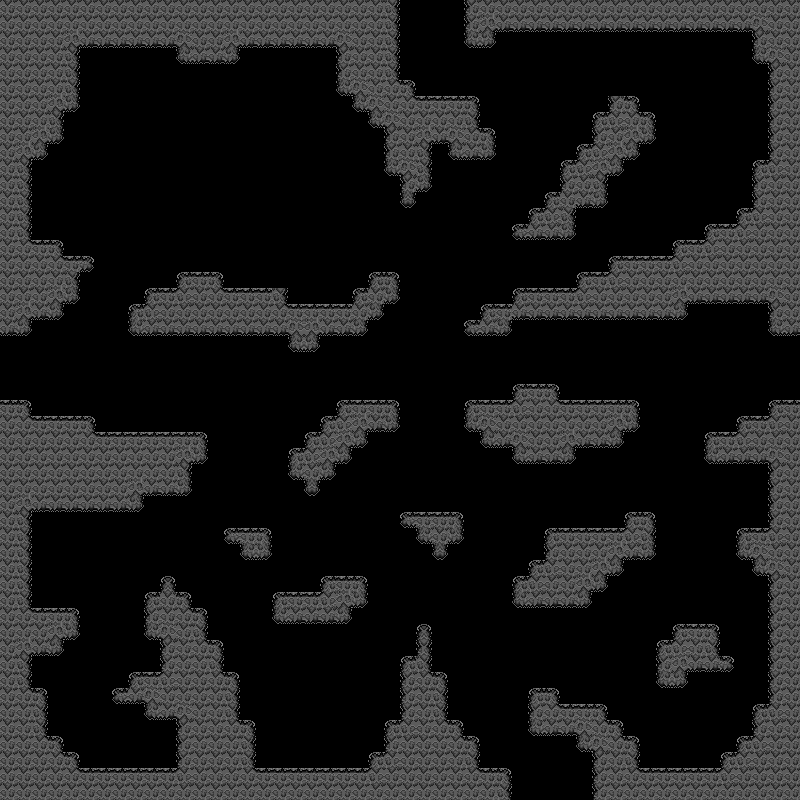

This is a level from a 2D game, rendered from its Tiled map with the project's own tilesets. A one-line summary and the map file follow, with tile-layer data summarised:
An orthogonal 50x50 tile map with 16x16 px tiles, 1 tile layer (terrain), 1 hidden layer not drawn and 18 objects.

<map version="1.10" tiledversion="1.11.2" orientation="orthogonal" renderorder="right-down" width="50" height="50" tilewidth="16" tileheight="16" infinite="0" nextlayerid="5" nextobjectid="37">
 <tileset firstgid="1" source="../Rock Tile Set.tsx" />
 <layer id="1" name="prototype" width="50" height="50" visible="0">
  <data>[2500 cells, 959 non-empty, 2 distinct tile ids]</data>
 </layer>
 <layer id="2" name="terrain" width="50" height="50">
  <properties>
   <property name="st2u:AddComponent" value="ChunkData" />
   <property name="st2u:CompositeCollider2D" type="bool" value="true" />
   <property name="unity:layer" value="Ground" />
  </properties>
  <data>[2500 cells, 941 non-empty, 18 distinct tile ids]</data>
 </layer>
 <objectgroup id="4" name="SpawnLayer">
  <object id="19" gid="40" x="456" y="88" width="16" height="16" />
  <object id="20" gid="40" x="616" y="88" width="16" height="16" />
  <object id="21" gid="40" x="712" y="200" width="16" height="16" />
  <object id="22" gid="40" x="200" y="264" width="16" height="16" />
  <object id="23" gid="40" x="280" y="280" width="16" height="16" />
  <object id="24" gid="40" x="536" y="280" width="16" height="16" />
  <object id="25" gid="40" x="360" y="392" width="16" height="16" />
  <object id="26" gid="40" x="616" y="392" width="16" height="16" />
  <object id="27" gid="40" x="168" y="424" width="16" height="16" />
  <object id="28" gid="40" x="424" y="504" width="16" height="16" />
  <object id="29" gid="40" x="248" y="520" width="16" height="16" />
  <object id="30" gid="40" x="584" y="520" width="16" height="16" />
  <object id="31" gid="40" x="168" y="568" width="16" height="16" />
  <object id="32" gid="40" x="344" y="568" width="16" height="16" />
  <object id="33" gid="40" x="696" y="616" width="16" height="16" />
  <object id="34" gid="40" x="104" y="744" width="16" height="16" />
  <object id="35" gid="40" x="712" y="744" width="16" height="16" />
  <object id="36" gid="40" x="312" y="760" width="16" height="16" />
 </objectgroup>
</map>
